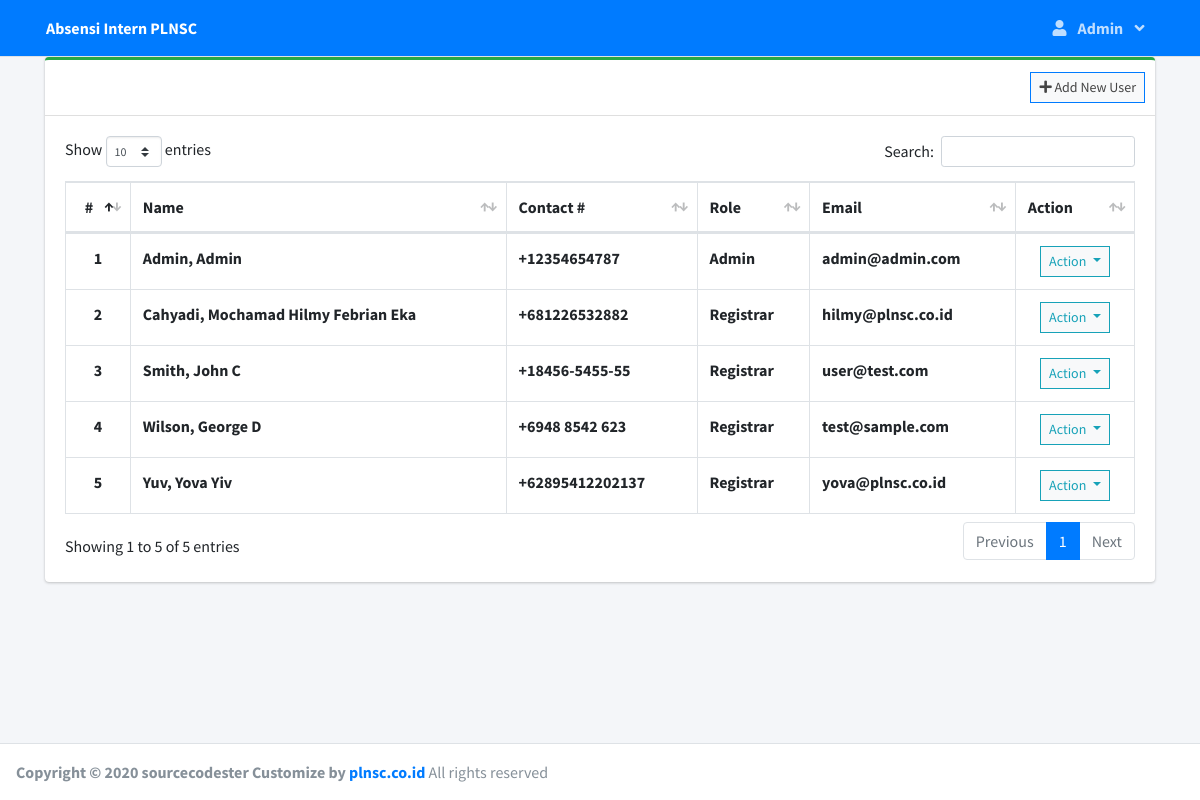
The page /index.php?page=user_list (signed in) on the database its author committed.
### tables this page shows
CREATE TABLE `users` (
  `id` int(30) NOT NULL,
  `firstname` varchar(200) NOT NULL,
  `lastname` varchar(200) NOT NULL,
  `middlename` varchar(200) NOT NULL,
  `nama_kampus` varchar(60) NOT NULL,
  `divisi` varchar(50) NOT NULL,
  `contact` varchar(100) NOT NULL,
  `address` text NOT NULL,
  `email` varchar(200) NOT NULL,
  `password` text NOT NULL,
  `type` tinyint(1) NOT NULL DEFAULT 2 COMMENT '1=Admin,2= users',
  `avatar` text NOT NULL,
  `date_created` datetime NOT NULL DEFAULT current_timestamp()
);

### admin/user_list.php (the view, shortened to what this page needs)
<?php include'db_connect.php' ?>
<div class="col-lg-12">
	<div class="card card-outline card-success">
		<div class="card-header">
			<div class="card-tools">
				<a class="btn btn-block btn-sm btn-default btn-flat border-primary" href="./index.php?page=new_user"><i class="fa fa-plus"></i> Add New User</a>
			</div>
		</div>
		<div class="card-body">
			<table class="table tabe-hover table-bordered" id="list">
				<thead>
					<tr>
						<th class="text-center">#</th>
						<th>Name</th>
						<th>Contact #</th>
						<th>Role</th>
						<th>Email</th>
						<th>Action</th>
					</tr>
				</thead>
				<tbody>
					<?php
					$i = 1;
					$type = array('',"Admin","Registrar");
					$qry = $conn->query("SELECT *,concat(lastname,', ',firstname,' ',middlename) as name FROM users order by concat(lastname,', ',firstname,' ',middlename) asc");
					while($row= $qry->fetch_assoc()):
					?>
					<tr>
						<th class="text-center"><?php echo $i++ ?></th>
						<td><b><?php echo ucwords($row['name']) ?></b></td>
						<td><b><?php echo $row['contact'] ?></b></td>
						<td><b><?php echo $type[$row['type']] ?></b></td>
						<td><b><?php echo $row['email'] ?></b></td>
						<td class="text-center">
							<button type="button" class="btn btn-default btn-sm btn-flat border-info wave-effect text-info dropdown-toggle" data-toggle="dropdown" aria-expanded="true">
		                      Action
		                    </button>
						</td>
					</tr>
				<?php endwhile; ?>
				</tbody>
			</table>
		</div>
	</div>
</div>

### index.php (shortened to what this page needs)
<!DOCTYPE html>
<html lang="en">
<?php
	include 'header.php'
?>
<body class="hold-transition layout-fixed layout-navbar-fixed layout-footer-fixed sidebar-collapse">
<div class="wrapper">
  <?php include 'topbar.php' ?>
  <div class="content-wrapper">
    <section class="content">
      <div class="container-md">
         <?php
          $page = isset($_GET['page']) ? $_GET['page'] : 'home';
          include $page.'.php';
          ?>
      </div>
    </section>
  </div>
  <footer class="main-footer">
    <strong>Copyright &copy; 2020 sourcecodester Customize by<a href="https://www.plnsc.co.id/"> plnsc.co.id</a></strong>  All rights reserved
  </footer>
</div>
</body>
</html>

### header.php (shortened to what this page needs)
<head>
  <link rel="stylesheet" href="assets/plugins/fontawesome-free/css/all.min.css">
  <link rel="stylesheet" href="assets/plugins/overlayScrollbars/css/OverlayScrollbars.min.css">
  <link rel="stylesheet" href="assets/plugins/datatables-bs4/css/dataTables.bootstrap4.min.css">
  <link rel="stylesheet" href="assets/plugins/datatables-responsive/css/responsive.bootstrap4.min.css">
  <link rel="stylesheet" href="assets/plugins/datatables-buttons/css/buttons.bootstrap4.min.css">
  <link rel="stylesheet" href="assets/plugins/select2/css/select2.min.css">
  <link rel="stylesheet" href="assets/plugins/select2-bootstrap4-theme/select2-bootstrap4.min.css">
  <link rel="stylesheet" href="assets/plugins/sweetalert2-theme-bootstrap-4/bootstrap-4.min.css">
  <link rel="stylesheet" href="assets/plugins/toastr/toastr.min.css">
  <link rel="stylesheet" href="assets/plugins/dropzone/min/dropzone.min.css">
  <link rel="stylesheet" href="assets/plugins/icheck-bootstrap/icheck-bootstrap.min.css">
  <link rel="stylesheet" href="assets/plugins/bootstrap4-toggle/css/bootstrap4-toggle.min.css">
  <link rel="stylesheet" href="assets/dist/css/adminlte.min.css">
  <link rel="stylesheet" href="assets/dist/css/styles.css">
  <link rel="stylesheet" href="assets/plugins/summernote/summernote-bs4.min.css">
</head>

### topbar.php (shortened to what this page needs)
<nav class="main-header navbar navbar-expand navbar-primary navbar-dark ">
  <div class="container">
    <ul class="navbar-nav">
      <li>
        <a class="nav-link text-white"  href="./" role="button"> <large><b>Absensi Intern PLNSC</b></large></a>
      </li>
    </ul>
    <ul class="navbar-nav ml-auto">
        <li class="nav-item dropdown">
          <a class="nav-link"  data-toggle="dropdown" aria-expanded="true" href="javascript:void(0)">
            <span>
              <div class="d-felx badge-pill">
                <span class="fa fa-user mr-2"></span>
                <span><b><?php echo ucwords($_SESSION['login_firstname']) ?></b></span>
                <span class="fa fa-angle-down ml-2"></span>
              </div>
            </span>
          </a>
        </li>
    </ul>
  </div>
</nav>

### rows shown on the page
users: name "Admin, Admin", contact "+12354654787", type "Admin", email "admin@admin.com"
users: name "Cahyadi, Mochamad Hilmy Febrian Eka", contact "+681226532882", type "Registrar", email "hilmy@plnsc.co.id"
users: name "Smith, John C", contact "+18456-5455-55", type "Registrar", email "user@test.com"
users: name "Wilson, George D", contact "+6948 8542 623", type "Registrar", email "test@sample.com"
users: name "Yuv, Yova Yiv", contact "+62895412202137", type "Registrar", email "yova@plnsc.co.id"

### other values the page prints
$_SESSION['login_firstname'] "Admin"
